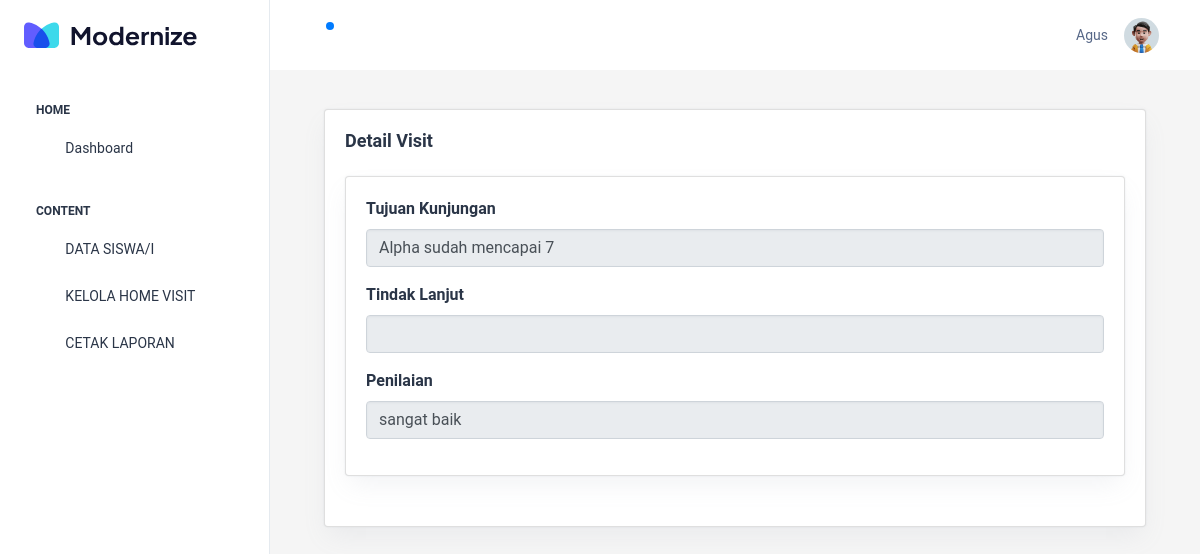
The page /dashboard/detail-home-visit.php?id=6 (signed in) on the database its author committed.
### tables this page shows
CREATE TABLE `users` (
  `id_user` int(11) NOT NULL,
  `username` varchar(50) NOT NULL,
  `password` varchar(255) NOT NULL,
  `role` enum('admin','guru_bk','siswa','kepala_sekolah') NOT NULL,
  `created_at` timestamp NOT NULL DEFAULT current_timestamp()
);

CREATE TABLE `home_visit` (
  `id_home_visit` int(11) NOT NULL,
  `id_guru` int(11) DEFAULT NULL,
  `id_siswa` int(11) DEFAULT NULL,
  `tanggal_kunjungan` date NOT NULL,
  `tujuan_kunjungan` text NOT NULL,
  `hasil_kunjungan` text DEFAULT NULL,
  `tindak_lanjut` text DEFAULT NULL,
  `status` enum('pending','selesai') DEFAULT 'pending',
  `created_at` timestamp NOT NULL DEFAULT current_timestamp()
);

CREATE TABLE `kepuasan_layanan` (
  `id_kepuasan` int(11) NOT NULL,
  `id_home_visit` int(11) DEFAULT NULL,
  `id_siswa` int(11) DEFAULT NULL,
  `rating` enum('buruk','cukup baik','baik','sangat baik') NOT NULL,
  `created_at` timestamp NOT NULL DEFAULT current_timestamp()
);

### config/functions.php (called while the page is built, shortened)
<?php
class database
{
    public $conn;
    function __construct()
    {
        $this->conn = mysqli_connect("localhost", "root", "", "db_bimbingan_konseling");
    }
    function data_session()
    {
        $stmt = $this->conn->prepare("SELECT users.id_user, users.username, role, siswa.*  FROM users LEFT JOIN siswa ON users.id_user = siswa.id_user WHERE users.id_user=?");
        $stmt->bind_param("i", $_SESSION['id_login']);
        $stmt->execute();
        $result = $stmt->get_result()->fetch_assoc();
        return $result;
    }
    function single_data_visit($id_visit): array
    {
        $stmt = $this->conn->prepare("SELECT guru_bk.nama_lengkap AS nama_guru, siswa.nama_lengkap AS nama_siswa, siswa.id_siswa, rating, home_visit.* FROM home_visit LEFT JOIN kepuasan_layanan ON home_visit.id_home_visit = kepuasan_layanan.id_home_visit LEFT JOIN guru_bk ON home_visit.id_guru = guru_bk.id_guru LEFT JOIN siswa ON home_visit.id_siswa = siswa.id_siswa WHERE home_visit.id_home_visit=?");
        $stmt->bind_param("i", $id_visit);
        $stmt->execute();
        $results = $stmt->get_result();
        if ($results->num_rows > 0) {
            $response = $results->fetch_assoc();
        } else {
            header("location: data-home-visit.php");
        }
        return $response;
    }
}
?>

### dashboard/detail-home-visit.php (the view, shortened to what this page needs)
<?php
include '../config/functions.php';
$db = new database();
$db->auth_dashboard();
$session = $db->data_session();
$id_visit = isset($_GET['id']) ? $_GET['id'] : '';
$data_visit = $db->single_data_visit($id_visit);
?>
<!doctype html>
<html lang="en">
<head>
    <link rel="stylesheet" href="../assets/css/styles.min.css" />
    <link rel="stylesheet" href="https://stackpath.bootstrapcdn.com/bootstrap/4.5.0/css/bootstrap.min.css">
    <link rel="stylesheet" href="https://maxcdn.bootstrapcdn.com/font-awesome/4.7.0/css/font-awesome.min.css">
    <link rel="stylesheet" href="../assets/css/style2.css">
</head>
<body>
    <div class="page-wrapper" id="main-wrapper" data-layout="vertical" data-navbarbg="skin6" data-sidebartype="full"
        data-sidebar-position="fixed" data-header-position="fixed">
        <?php
        include '../include/sidebar.php';
        ?>
        <div class="body-wrapper">
            <?php
            include '../include/header.php';
            ?>
            <div class="container-fluid">
                <div class="container-fluid">
                    <div class="container-fluid">
                        <div class="card mt-4">
                            <div class="card-body">
                                <h5 class="card-title fw-semibold mb-4">Detail Visit</h5>
                                <div class="card">
                                    <div class="card-body">
                                            <div class="mb-3">
                                                <label for="tujuan_kunjungan" class="form-label">Tujuan Kunjungan</label>
                                                <input type="text" class="form-control" value="<?= $data_visit['tujuan_kunjungan'] ?>" name="tujuan_kunjungan" id="tujuan_kunjungan" disabled>
                                            </div>
                                            <div class="mb-3">
                                                <label for="tindak_lanjut" class="form-label">Tindak Lanjut</label>
                                                <input type="text" class="form-control" value="<?= $data_visit['tindak_lanjut'] ?>" name="tindak_lanjut" id="tindak_lanjut" disabled>
                                            </div>
                                            <div class="mb-3">
                                                <label for="rating" class="form-label">Penilaian</label>
                                                <input type="text" class="form-control" value="<?= $data_visit['rating'] ?>" name="rating" id="rating" disabled>
                                            </div>
                                    </div>
                                </div>
                            </div>
                        </div>
                    </div>
                </div>
            </div>
        </div>
    </div>
</body>
</html>

### include/header.php (shortened to what this page needs)
<header class="app-header">
    <nav class="navbar navbar-expand-lg navbar-light">
        <ul class="navbar-nav">
            <li class="nav-item">
                <a class="nav-link nav-icon-hover" href="javascript:void(0)">
                    <i class="ti ti-bell-ringing"></i>
                    <div class="notification bg-primary rounded-circle"></div>
                </a>
            </li>
        </ul>
        <div class="navbar-collapse justify-content-end px-0" id="navbarNav">
            <ul class="navbar-nav flex-row ms-auto align-items-center justify-content-end">
                <span class="fs-3"><?= $session['username'] ?></span>
                <li class="nav-item dropdown">
                    <a class="nav-link nav-icon-hover" href="javascript:void(0)" id="drop2" data-bs-toggle="dropdown"
                        aria-expanded="false">
                        <img src="../assets/images/profile/user-1.jpg" alt="" width="35" height="35"
                            class="rounded-circle">
                    </a>
                </li>
            </ul>
        </div>
    </nav>
</header>

### assets/css/style2.css (style rules this page uses)
body { color: #566787; background: #f5f5f5; font-family: "Roboto", sans-serif; }

### rows shown on the page
users: username "Agus"
home_visit: tujuan_kunjungan "Alpha sudah mencapai 7", rating "sangat baik"
